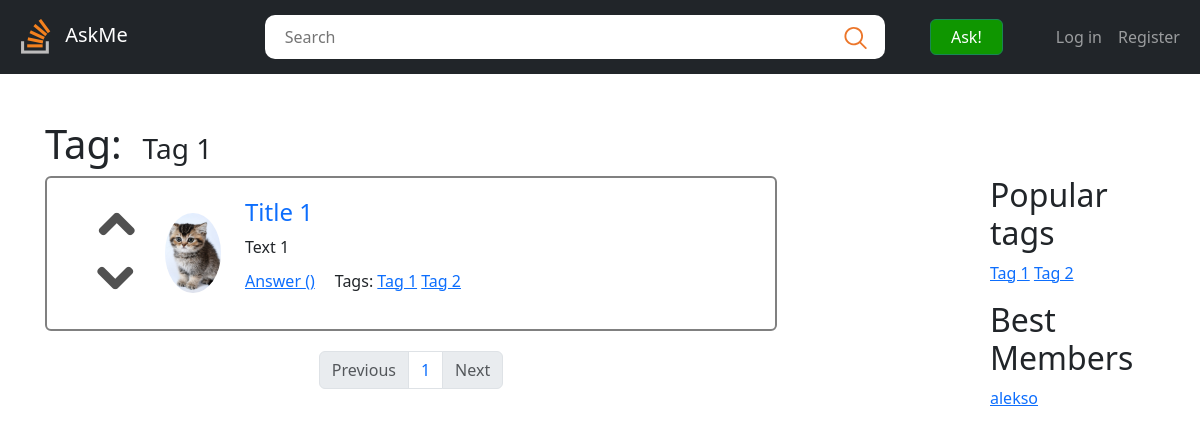
The page /tag/1 on the database its author committed.
### app/models.py (models this page shows, shortened)
class Tag(models.Model):
    name = models.CharField(max_length=30)
    objects = TagManager()
    def __str__(self):
        return self.name

class Question(models.Model):
    title = models.CharField(max_length=255)
    text = models.TextField()
    tags = models.ManyToManyField('Tag', related_name='questions')
    author = models.ForeignKey('Profile', models.CASCADE, related_name='questions')
    pub_date = models.DateTimeField(auto_now_add=True)
    votes = GenericRelation('Like', related_query_name='questions')
    objects = QuestionManager()

class Profile(models.Model):
    avatar = models.ImageField(blank = True, upload_to = "DBImages/")
    user = models.OneToOneField(User, models.CASCADE)
    objects = ProfileManager()
    def __str__(self):
        return self.user.username

### app/views.py (the view)
def tag(request, tag_id: int):
    questions_with_tag = None
    try:
        questions_with_tag = models.Question.objects.tag(tag_id)
    except models.Question.DoesNotExist:
        return render(request, 'errors/404.html')
    tag_name = models.Tag.objects.get(id = tag_id).name
    popular_tags = models.Tag.objects.popular_tags()
    best_users = models.Profile.objects.top_profiles()
    page_questions_with_tag = paginate(questions_with_tag, request, 4)
    context = {
        'tag_name': tag_name,
        'questions': page_questions_with_tag,
        'popular_tags': popular_tags,
        'best_users': best_users,
    }
    return render(request, 'tag.html', context=context)

### app/models.py (called while the page is built)
    def tag(self, tag_id):
        tag = Tag.objects.get(id = tag_id)
        return tag.questions.annotate(rating = Sum('votes__vote')).order_by('-rating')

    def popular_tags(self):
        return self.annotate(raiting = Count('questions')).order_by('-raiting')[:10]

    def top_profiles(self):
        return self.annotate(raiting = Count('questions')).order_by('-raiting')[:10]

### app/views.py (called while the page is built)
def paginate(objects_list, request, items_per_page=10):
    paginator = Paginator(objects_list, items_per_page)
    page_number = request.GET.get('page')
    page_items = paginator.get_page(page_number)
    return page_items

### templates/tag.html (shortened to what this page needs)
{% extends "include/base.html" %}
{% load static %}
{% block title %}
<h1>Tag: &nbsp;</h1>
<h3 class="tag-info">{{ tag_name }}</h3>
{% endblock %}
{% block content %}
{% for question in questions %}
    {% include 'include/question_item.html' %}
{% endfor%}
{% include 'include/pagination.html' with page_obj=questions %}
{% endblock %}

### templates/include/base.html (shortened to what this page needs)
<!DOCTYPE html>
{% load static %}
<html lang="en">
    <head>
        <link href="{% static 'css/bootstrap.css' %}" rel="stylesheet" />
        <link href="{% static 'css/style.css' %}" rel="stylesheet" />
    </head>
    <body>
        <header class="header container">
            <nav class="navbar navbar-expand-md navbar-dark fixed-top bg-dark">
                <div class="container-fluid">
                    <a href="{% url 'index' %}" class="logo no-underline navbar-brand">
                        <img width="48" src="{% static 'img/logo.png' %}" alt="Logo: AskMe" />
                        <span>AskMe</span>
                    </a>
                    <form action="#" class="search-form" role="search">
                        <input class="search-input" type="text" placeholder="Search" />
                        <button class="search-button btn">
                            <img src="{% static 'img/search-icon.svg' %}" alt="search-icon" />
                        </button>
                    </form>
                    <a href="{% url 'ask' %}" class="ask-button btn btn-outline-success">Ask!</a>
                    <div class="auth d-flex">
                        {% if user_info.is_auth %}
                        <div class="user-icon icon-medium">
                            <img src="{% static 'img/avatar.jpg' %}" />
                        </div>
                        <div class="user-info">
                            <a href="{% url 'settings' %}" class="user-name no-underline">{{ user_info.login }}</a>
                            <ul class="navbar-nav me-auto mb-2 mb-md-0">
                                <li class="nav-item">
                                    <a class="nav-link" href="{% url 'settings' %}">Settings</a>
                                </li>
                                <li class="nav-item">
                                    <a class="nav-link" href="{% url 'index' %}">Log out</a>
                                </li>
                            </ul>
                        </div>
                        {% else %}
                        <ul class="navbar-nav me-auto mb-2 mb-md-0">
                            <li class="nav-item">
                                <a class="nav-link" href="{% url 'login' %}">Log in</a>
                            </li>
                            <li class="nav-item">
                                <a class="nav-link" href="{% url 'signup' %}">Register</a>
                            </li>
                        </ul>
                        {% endif %}
                    </div>
                </div>
            </nav>
        </header>
        <main class="flex-shrink-0">
            <div class="container">
                <div class="title d-flex align-items-baseline">{% block title %} {% endblock %}</div>
                <div class="row">
                    <div class="col-8">
                        {% block content %} {% endblock %}
                    </div>
                    <div class="col-2"></div>
                    <div class="col-2">
                        <div class="popular-tags">
                            <h2>Popular tags</h2>
                            <ul class="vert-tags">
                                {% include 'include/tag_list.html' with tag_list=popular_tags %}
                            </ul>
                        </div>
                        <div class="best-members">
                            <h2>Best Members</h2>
                            <ul class="horiz-tags">
                                {% for user in best_users %}
                                    <li><a href="#">{{ user }}</a></li>
                                {% endfor %}
                            </ul>
                        </div>
                    </div>
                </div>
            </div>
        </main>
    </body>
</html>

### templates/include/question_item.html (shortened to what this page needs)
{% load static %}
<div class="question">
    <div class="row">
        <div class="col-3 d-flex">
            <div class="user-likes">
                <div class="like-up"></div>
                <div class="like-down"></div>
            </div>
            <div class="user-icon icon-large">
                <img src="{% static 'img/avatar-1.jpg' %}" alt="" />
            </div>
        </div>
        <div class="col-9">
            <h4 class="question-title">
                <a class="no-underline" href="{% url 'question' question_id=question.id %}">{{ question.title }}</a>
            </h4>
            <div class="question-text">{{ question.text}}</div>
            <div class="question-footer d-flex align-items-baseline">
                <a class="question-answers" href="{% url 'question' question_id=question.id %}">
                    <h6>
                        Answer
                        <span class="answer-count">({{ question.answers_count }})</span>
                    </h6>
                </a>
                <div class="question-tags d-flex align-items-baseline">
                    <h6>Tags:&nbsp;</h6>
                    <ul class="vert-tags">
                        {% include 'include/tag_list.html' with tag_list=question.tags %}
                    </ul>
                </div>
            </div>
        </div>
    </div>
</div>

### templates/include/tag_list.html
{% load static %}
{% for tag in tag_list.all %}
    <li><a href="{% url 'tag' tag_id=tag.id %}">{{ tag }}</a></li>
{% endfor %}

### static/css/style.css (style rules this page uses)
.container { padding: 60px 15px 0; }
.logo, .logo:hover { color: #ffffff; }
.no-underline { text-decoration: none; }
.search-form { margin-left: 76px; background: #ffffff; border-radius: 10px; display: flex; max-width: 620px; flex-grow: 1; position: relative; }
.search-input { background-color: transparent; border: none; width: 100%; padding: 10px 20px; }
.search-button, .search-button:hover { background-color: transparent; border: none; position: absolute; right: 0; top: 0; height: 100%; padding: 0px 18px; cursor: pointer; }
.ask-button { height: 100%; padding: 5px 20px; cursor: pointer; background: rgb(15, 150, 0); color: #ffffff; }
.user-icon { border-radius: 50%; overflow: hidden; margin: auto; }
.icon-large { width: 80px; height: 80px; }
.user-icon img { width: 100%; height: 100%; object-fit: cover; }
.question, .answer { margin-bottom: 20px; border: 2px solid gray; border-radius: 6px; padding: 20px; }
.question-footer, .answer-footer { margin-top: 10px; }
.question-answers { padding-right: 20px; }
.user-likes { display: flex; flex-direction: column; align-items: center; padding: 5px 25px; }
.like-up, .like-down { width: 48px; height: 48px; background-image: url("/static/img/arrow.png"); cursor: pointer; }
.like-down { transform: rotate(180deg); }
ul { padding-inline-start: initial; list-style-type: none; }
.vert-tags li { display: inline; }
.horiz-tags li { padding-bottom: 5px; }

### rows shown on the page
Tag: name "Tag 1"
Question: title "Title 1", text "Text 1"
Tag: name "Tag 2"
Profile: user.username "alekso"

### other values the page prints
{{ page_number }} "1"
